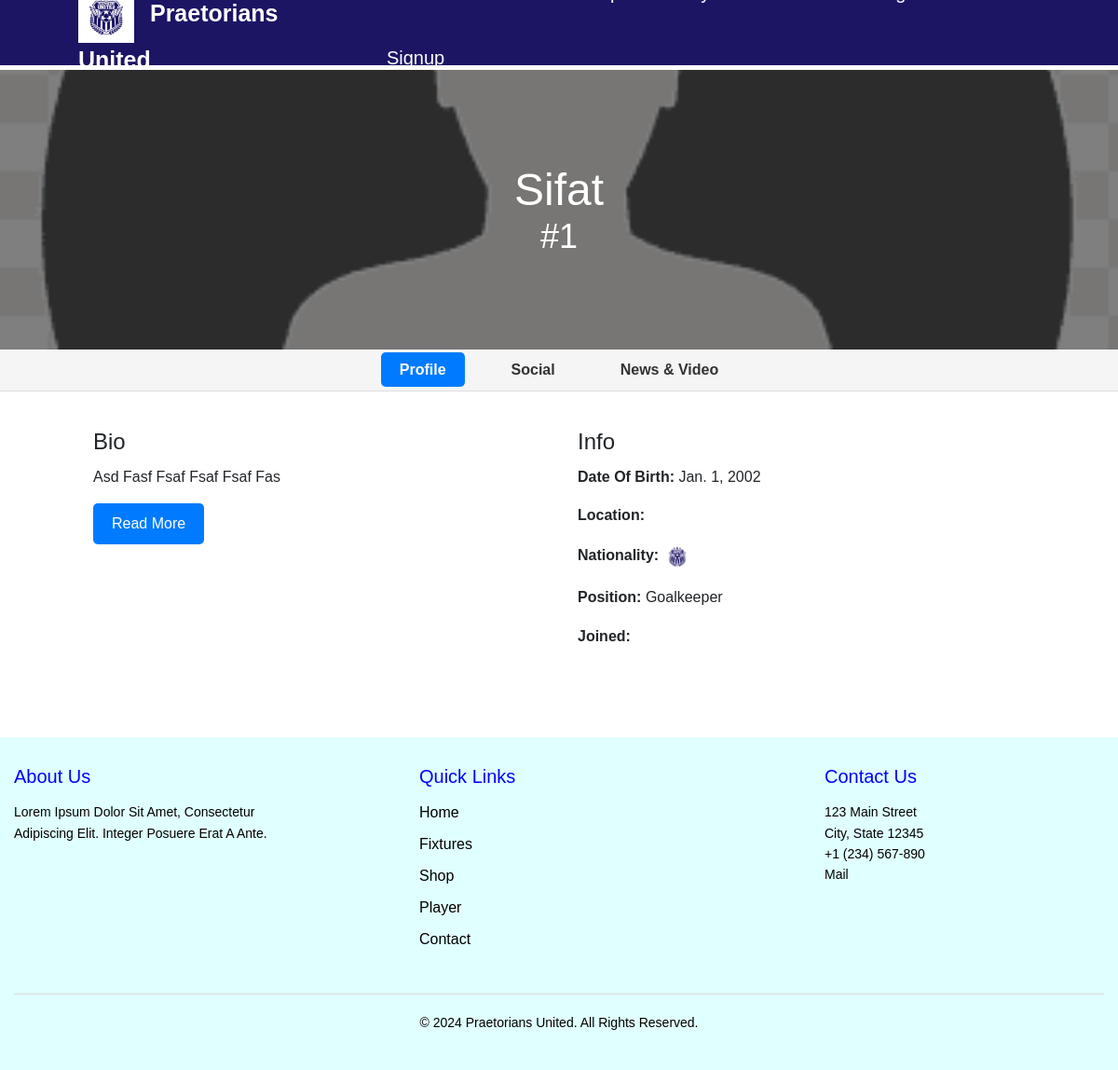
The app's page /player_detail/9/ with its own data.
### club/models.py (models this page shows, shortened)
class Player(models.Model):
    GOALKEEPER = 'goalkeeper'
    DEFENDER = 'defender'
    MIDFIELDER = 'midfielder'
    FORWARD = 'forward'
    POSITION_CHOICES = [
        (GOALKEEPER, 'Goalkeeper'),
        (DEFENDER, 'Defender'),
        (MIDFIELDER, 'Midfielder'),
        (FORWARD, 'Forward'),
    ]
    name = models.CharField(max_length=100)
    bio = models.TextField(null=True)
    kit = models.IntegerField(unique=True)
    position = models.CharField(
        max_length=50,
        choices=POSITION_CHOICES,
        default=MIDFIELDER,
    )
    age = models.IntegerField()
    team = models.CharField(max_length=100)
    dob = models.DateField()
    img = models.ImageField(upload_to='player_images/')
    nationality = models.CharField(max_length=100, null=True)
    nationality_image = models.ImageField(upload_to='player_nationality_images/', null=True)

### club/views.py (the view)
# urls.py: path('player_detail/<int:pk>/', views.player_detail, name='player_detail'),
def player_detail(request, pk):
    player = get_object_or_404(Player, pk=pk)
    data = {
        "player":player
    }
    return render(request, 'player_detail.html', data)

### templates/player_detail.html (shortened to what this page needs)
{% extends "base.html" %}
{% load static %}
{% block content %}
<div class="player-detail-header" style="background-image: url('{{ player.img.url }}');">
    <div class="player-detail-overlay">
        <h1>{{ player.name }}</h1>
        <h2>#{{ player.kit }}</h2>
    </div>
</div>
<div class="player-detail-tabs">
    <ul>
        <li><a href="#profile" class="active">Profile</a></li>
        <li><a href="#social">Social</a></li>
        <li><a href="#news">News & Video</a></li>
    </ul>
</div>
<div class="player-detail-content">
    <div id="profile" class="tab-content active">
        <div class="player-detail-main">
            <div class="player-detail-bio">
                <h2>Bio</h2>
                <p id="bio-content" class="short-bio">{{ player.bio|truncatewords:30 }}</p>
                <a href="#" id="read-more-btn" class="read-more-btn" onclick="toggleBio(event)">Read More</a>
            </div>
            <div class="player-detail-info">
                <h2>Info</h2>
                <p><strong>Date of birth:</strong> {{ player.dob }}</p>
                <p><strong>Location:</strong> {{ player.location }}</p>
                <p><strong>Nationality:</strong> <img src="{{ player.nationality_image.url }}" alt="{{ player.nationality }}"></p>
                <p><strong>Position:</strong> {{ player.position }}</p>
                <p><strong>Joined:</strong> {{ player.joined_date }}</p>
            </div>
        </div>
    </div>
</div>
{% endblock %}

### static/css/style.css (style rules this page uses)
* { margin: 0; padding: 0; box-sizing: border-box; font-family: Arial, Helvetica, sans-serif; text-transform: capitalize; text-decoration: none; }
body { min-height: 100vh; background-size:cover ; background-position: center; }
.player-detail-header { position: relative; margin-top: 75px; width: 100%; height: 300px; background-size: cover; background-position: center; display: flex; align-items: center; justify-content: center; color: white; text-align: center; }
.player-detail-overlay { position: absolute; top: 0; left: 0; width: 100%; height: 100%; display: flex; flex-direction: column; justify-content: center; align-items: center; padding: 20px; background-color: rgba(0, 0, 0, 0.5); box-sizing: border-box; }
.player-detail-header h1 { font-size: 48px; margin: 0; }
.player-detail-header h2 { font-size: 36px; margin: 0; }
.player-detail-tabs { background-color: #f5f5f5; padding: 10px 0; border-bottom: 1px solid #ddd; }
.player-detail-tabs ul { list-style: none; padding: 0; margin: 0; display: flex; justify-content: center; }
.player-detail-tabs ul li { margin: 0 15px; }
.player-detail-tabs ul li a { text-decoration: none; color: #333; font-weight: bold; padding: 10px 20px; border-radius: 5px; transition: background-color 0.3s; }
.player-detail-tabs ul li a.active, .player-detail-tabs ul li a:hover { background-color: #007bff; color: white; }
.player-detail-content { display: flex; justify-content: center; padding: 40px 20px; background-color: #fff; }
.tab-content { display: none; max-width: 1000px; width: 100%; }
.tab-content.active { display: block; }
.player-detail-main { display: flex; justify-content: space-between; align-items: flex-start; }
.player-detail-bio, .player-detail-info { width: 48%; margin-bottom: 20px; }
.player-detail-bio h2, .player-detail-info h2 { font-size: 24px; margin-bottom: 10px; }
.player-detail-bio p, .player-detail-info p { font-size: 16px; line-height: 1.6; }
.read-more-btn { display: inline-block; padding: 10px 20px; background-color: #007bff; color: white; border-radius: 5px; text-decoration: none; transition: background-color 0.3s; }
.player-detail-info img { width: 30px; height: auto; vertical-align: middle; }

### records on screen
Player: img (placeholder picture), name "Sifat", kit "1", bio "Asd Fasf Fsaf Fsaf Fsaf Fas", dob "Jan. 1, 2002", nationality_image (picture), position "Goalkeeper"
